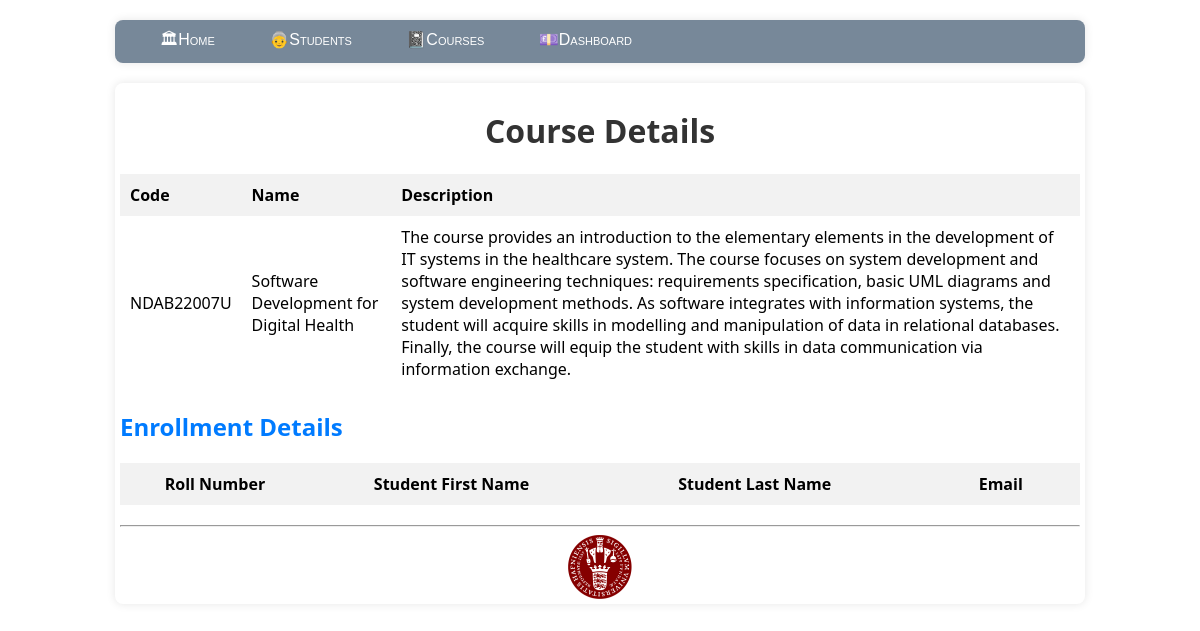
The app's page /course/7, older data.
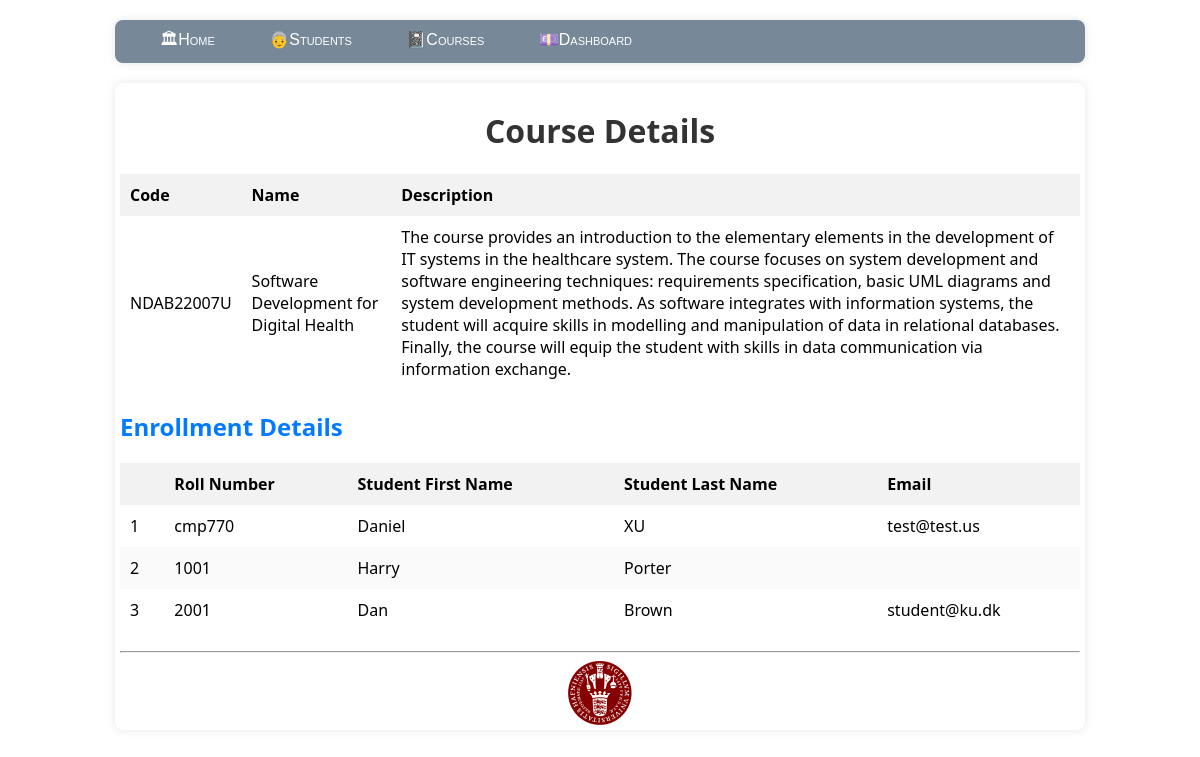
The same page, newer data.
### model.py (models this page shows)
class Course(db.Model):
    __tablename__='course'
    course_id=db.Column(db.Integer,primary_key=True,autoincrement=True)
    course_code=db.Column(db.String,unique=True,nullable=False)
    course_name=db.Column(db.String,nullable=False)
    course_description=db.Column(db.String)

class Student(db.Model):
    __tablename__='student'
    student_id=db.Column(db.Integer,primary_key=True,autoincrement=True)
    roll_number=db.Column(db.String,unique=True,nullable=False)
    email=db.Column(db.String)
    first_name=db.Column(db.String,nullable=False)
    last_name=db.Column(db.String, nullable=False)
    courses=db.relationship('Course',backref='student',secondary='enrollments')

### app.py (the view)
@app.route('/course/<int:course_id>', methods=['GET'])
def course_details(course_id):
    course = Course.query.get(course_id)
    enrollments = Enrollments.query.filter_by(ecourse_id=course_id).all()
    students = []
    for enrollment in enrollments:
        student = Student.query.get(enrollment.estudent_id)
        if student:
            students.append(student)
    return render_template('course_details.html', course=course, students=students)

### templates/course_details.html (shortened to what this page needs)
{% extends "layout.html" %}
{% block content %}
<h1>Course Details</h1>
<table id="course-detail">
    <thead>
        <tr>
            <th>Code</th>
            <th>Name</th>
            <th>Description</th>
        </tr>
    </thead>
    <tbody>
        <tr>
            <td>{{ course.course_code }}</td>
            <td>{{ course.course_name }}</td>
            <td>{{ course.course_description }}</td>
        </tr>
    </tbody>
</table>
<h2>Enrollment Details</h2>
<table id="course-table">
    <thead>
        <tr>
            <th></th>
            <th>Roll Number</th>
            <th>Student First Name</th>
            <th>Student Last Name</th>
            <th>Email</th>
        </tr>
    </thead>
    <tbody>
        {% for student in students %}
        <tr>
            <td>{{ loop.index }}</td>
            <td>{{ student.roll_number }}</td>
            <td>{{ student.first_name }}</td>
            <td>{{ student.last_name }}</td>
            <td>{{ student.email }}</td>
        </tr>
        {% endfor %}
    </tbody>
</table>
{% endblock %}

### templates/layout.html (shortened to what this page needs)
<!DOCTYPE html>
<html>
<head>
    <link rel="stylesheet" type="text/css" href="{{ url_for('static', filename='site.css')}}" />
</head>
<body>
    <div class="navbar">
        <a href="/" class="navbar-item">🏛Home</a>
        <a href="{{ url_for('students') }}" class="navbar-item">👵Students</a>
        <a href="{{ url_for('courses') }}" class="navbar-item">📓Courses</a>
        <a href="{{ url_for('dashboard') }}" class="navbar-item">💷Dashboard</a>
    </div>
    <div class="body-content">
        {% block content %}
        {% endblock %}
        <hr />
        <footer>
             <img src="{{ url_for('static', filename='logo.png')}}" width="64" height="64"
             style=" display: block;
             margin-left: auto;
             margin-right: auto;">
        </footer>
    </div>
</body>
</html>

### static/site.css (style rules this page uses)
body { background-color: rgb(f0, f0, f0); font-family: Arial, sans-serif; margin: 0; padding: 0; }
h1 { text-align: center; color: #333; }
table { width: 100%; border-collapse: collapse; margin-bottom: 20px; }
th, td { padding: 10px; text-align: left; }
th { background-color: #f2f2f2; }
tr:nth-child(even) { background-color: #fafafa; }
a { text-decoration: none; color: #007bff; padding: 5px 10px; border-radius: 4px; }
.navbar { background-color: lightslategray; font-size: 1em; font-family: 'Trebuchet MS', 'Lucida Sans Unicode', 'Lucida Grande', 'Lucida Sans', Arial, sans-serif; color: white; padding: 8px 5px 8px 5px; }
.navbar a { text-decoration: none; color: inherit; }
.navbar-item { font-variant: small-caps; margin-left: 30px; }
.body-content { padding: 5px; font-family:'Segoe UI', Tahoma, Geneva, Verdana, sans-serif; }
div { max-width: 80%; margin: 0 auto; background-color: #fff; border-radius: 8px; box-shadow: 0 0 10px rgba(0, 0, 0, 0.1); padding: 20px; margin-top: 20px; }
h2 { color: #007bff; margin-bottom: 20px; }

Row changes from the older to the newer data that the page shows:
now on this page (row edited): Student: roll_number "cmp770", first_name "Daniel", last_name "XU", email "test@test.us"
added Student: roll_number "1001", first_name "Harry", last_name "Porter"
added Student: roll_number "2001", first_name "Dan", last_name "Brown", email "student@ku.dk"
